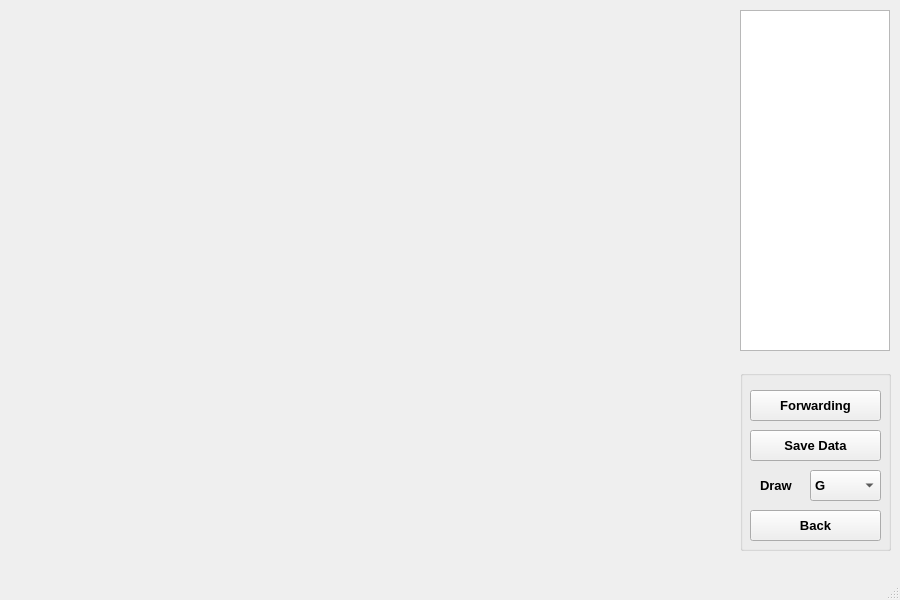
<?xml version="1.0" encoding="UTF-8"?>
<ui version="4.0">
 <class>Forwarding</class>
 <widget class="QMainWindow" name="Forwarding">
  <property name="geometry">
   <rect>
    <x>0</x>
    <y>0</y>
    <width>900</width>
    <height>600</height>
   </rect>
  </property>
  <property name="windowTitle">
   <string>MainWindow</string>
  </property>
  <widget class="QWidget" name="centralwidget">
   <widget class="QGroupBox" name="groupBox">
    <property name="geometry">
     <rect>
      <x>740</x>
      <y>370</y>
      <width>151</width>
      <height>181</height>
     </rect>
    </property>
    <property name="title">
     <string/>
    </property>
    <widget class="QPushButton" name="SelectItemBtn">
     <property name="geometry">
      <rect>
       <x>10</x>
       <y>20</y>
       <width>131</width>
       <height>31</height>
      </rect>
     </property>
     <property name="font">
      <font>
       <pointsize>10</pointsize>
       <bold>true</bold>
      </font>
     </property>
     <property name="text">
      <string>Forwarding</string>
     </property>
    </widget>
    <widget class="QPushButton" name="BackBtn">
     <property name="geometry">
      <rect>
       <x>10</x>
       <y>140</y>
       <width>131</width>
       <height>31</height>
      </rect>
     </property>
     <property name="font">
      <font>
       <pointsize>10</pointsize>
       <bold>true</bold>
      </font>
     </property>
     <property name="text">
      <string>Back</string>
     </property>
    </widget>
    <widget class="QComboBox" name="comboBox">
     <property name="geometry">
      <rect>
       <x>70</x>
       <y>100</y>
       <width>71</width>
       <height>31</height>
      </rect>
     </property>
     <property name="font">
      <font>
       <pointsize>10</pointsize>
       <bold>true</bold>
      </font>
     </property>
     <item>
      <property name="text">
       <string>G</string>
      </property>
     </item>
     <item>
      <property name="text">
       <string>Gxx</string>
      </property>
     </item>
     <item>
      <property name="text">
       <string>Gxy</string>
      </property>
     </item>
     <item>
      <property name="text">
       <string>Gxz</string>
      </property>
     </item>
     <item>
      <property name="text">
       <string>Gyy</string>
      </property>
     </item>
     <item>
      <property name="text">
       <string>Gyz</string>
      </property>
     </item>
     <item>
      <property name="text">
       <string>Gzz</string>
      </property>
     </item>
     <item>
      <property name="text">
       <string>T</string>
      </property>
     </item>
     <item>
      <property name="text">
       <string>Hax</string>
      </property>
     </item>
     <item>
      <property name="text">
       <string>Hay</string>
      </property>
     </item>
     <item>
      <property name="text">
       <string>Za</string>
      </property>
     </item>
     <item>
      <property name="text">
       <string>Bxx</string>
      </property>
     </item>
     <item>
      <property name="text">
       <string>Bxy</string>
      </property>
     </item>
     <item>
      <property name="text">
       <string>Bxz</string>
      </property>
     </item>
     <item>
      <property name="text">
       <string>Byy</string>
      </property>
     </item>
     <item>
      <property name="text">
       <string>Byz</string>
      </property>
     </item>
     <item>
      <property name="text">
       <string>Bzz</string>
      </property>
     </item>
     <item>
      <property name="text">
       <string>Tx</string>
      </property>
     </item>
     <item>
      <property name="text">
       <string>Ty</string>
      </property>
     </item>
     <item>
      <property name="text">
       <string>Tz</string>
      </property>
     </item>
    </widget>
    <widget class="QLabel" name="label">
     <property name="geometry">
      <rect>
       <x>20</x>
       <y>100</y>
       <width>41</width>
       <height>31</height>
      </rect>
     </property>
     <property name="font">
      <font>
       <pointsize>10</pointsize>
       <bold>true</bold>
      </font>
     </property>
     <property name="text">
      <string>Draw</string>
     </property>
    </widget>
    <widget class="QPushButton" name="SaveDataBtn">
     <property name="geometry">
      <rect>
       <x>10</x>
       <y>60</y>
       <width>131</width>
       <height>31</height>
      </rect>
     </property>
     <property name="font">
      <font>
       <pointsize>10</pointsize>
       <bold>true</bold>
      </font>
     </property>
     <property name="text">
      <string>Save Data</string>
     </property>
    </widget>
   </widget>
   <widget class="QTreeView" name="treeView">
    <property name="geometry">
     <rect>
      <x>740</x>
      <y>10</y>
      <width>150</width>
      <height>341</height>
     </rect>
    </property>
   </widget>
  </widget>
  <widget class="QMenuBar" name="menubar">
   <property name="geometry">
    <rect>
     <x>0</x>
     <y>0</y>
     <width>900</width>
     <height>21</height>
    </rect>
   </property>
  </widget>
  <widget class="QStatusBar" name="statusbar"/>
 </widget>
 <resources/>
 <connections/>
</ui>
